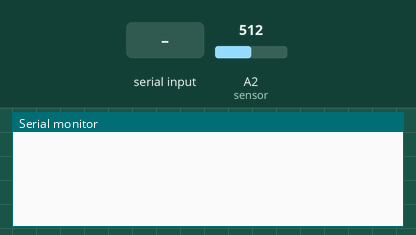
A sketch run on a simulated Arduino Uno, built with avr-gcc and run on an emulated ATmega328P. Shown: the last lines printed to the serial monitor. The inputs (shaded band) are chosen by the test bench; at power-on: A2 (sensor) = 512.

Above: at 1.2 s.
1.3 s: "1" received over Serial
At 2.4 s:
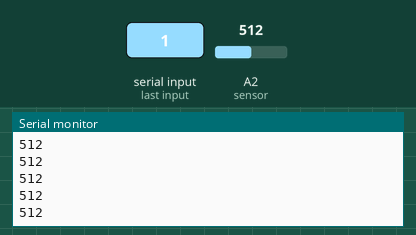
3.2 s: A2 (sensor) set to 716
At 4.3 s:
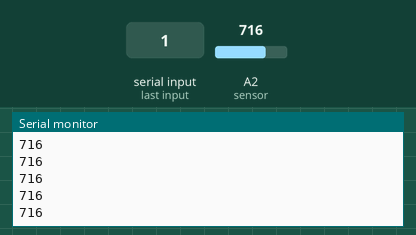
4.7 s: A2 (sensor) set to 900
At 5.5 s:
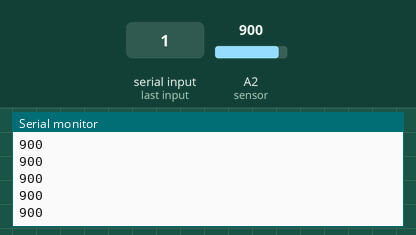
Timing chart, 0 to 7.7 s (numbered marks = the images above; inputs shaded):
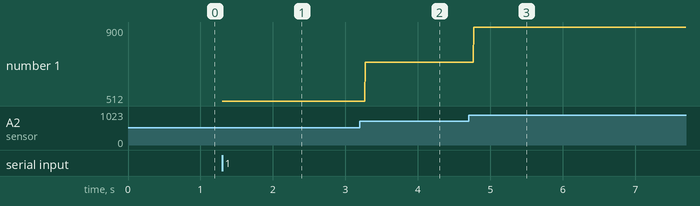

The sketch:

pressure_test_simple.ino
```cpp
#include <Servo.h>

int sensor  = A2;
int val = 0;


int angle = 0; // servo position in degrees

void setup()
{
  Serial.begin(9600);
}


void loop()
{
  if (Serial.available()) {


        val = analogRead(sensor);
        Serial.println(val);


  }
}
      
```

Measured:
- after the input at 1.3 s, the serial monitor: prints a new line at once (image 1)
- after the input at 3.2 s, the serial monitor: prints a new line after 0.07 s (image 2)
- after the input at 4.7 s, the serial monitor: prints a new line after 0.07 s (image 3)
- plotted number 1: 512 → 716 after the input at 3.2 s, 716 → 900 after the input at 4.7 s
